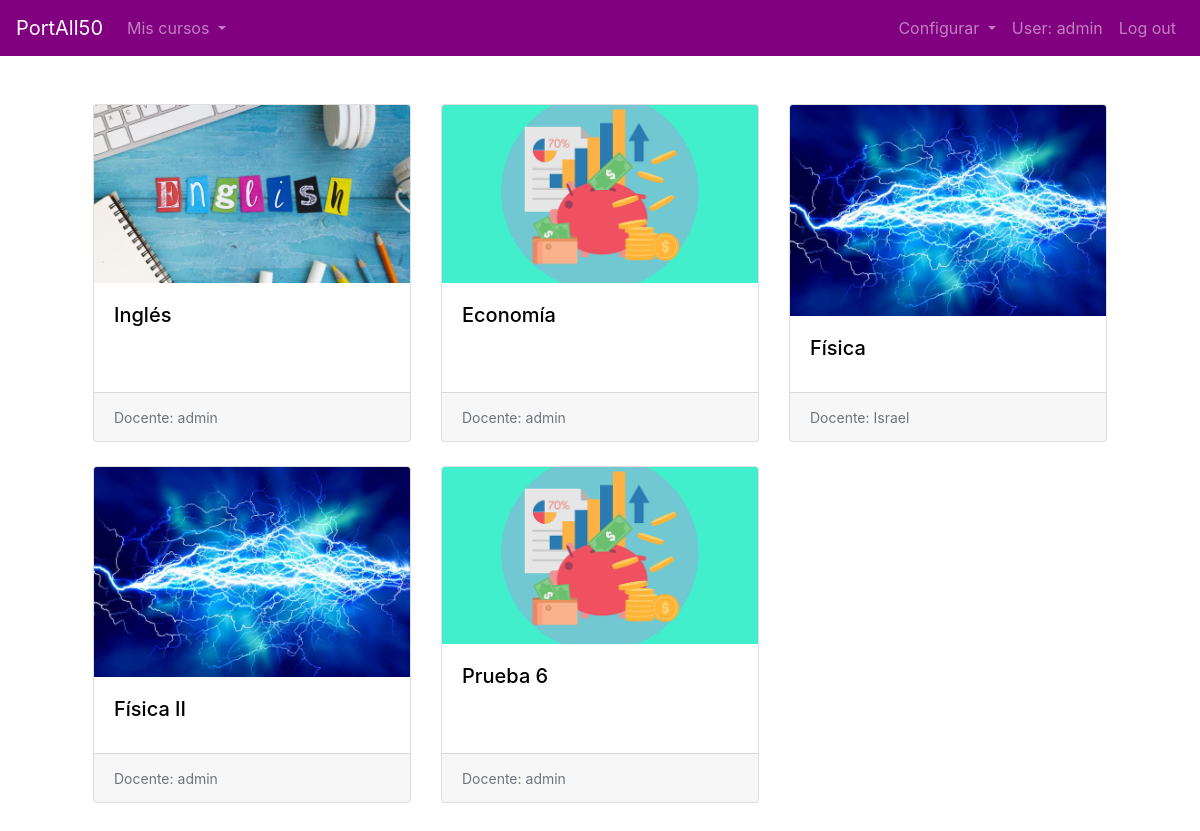
/portall (signed in), run on the app's committed database.
### PortAll50/models.py (models this page shows, shortened)
class Curso(models.Model):
    nombre_curso = models.CharField(max_length=60)
    cuentas = models.ManyToManyField(User, related_name="cursos_inscritos", null=True) #identifica participantes
    propietario = models.ForeignKey(User, on_delete=CASCADE, related_name="cursos_creados")
    imagen = models.ImageField(upload_to='cursos/', null = True) #investigar upload_to
    class Meta:
        verbose_name_plural = "Curso"

### PortAll50/views.py (the view)
# urls.py: path("portall", views.portall, name="portall"),
def portall(request):
    usuario = request.user
    context = {
        "cursos": Curso.objects.all(),
        "usuario": Cuenta.objects.get(username=usuario)
    }
    return render(request, "portall50/portall.html", context)

### PortAll50/templates/portall50/portall.html (shortened to what this page needs)
{% extends 'base.html' %}
{% load bootstrap4 %}
{% load static %}
{% block main %}
    <div class="container">
        <div class="row row-cols-1 row-cols-md-3">
            {% for curso in cursos %}
                <div class="col mb-4">
                    <div class="card h-100">
                    <img src="{{curso.imagen.url}}" class="card-img-top" alt="...">
                    <div class="card-body">
                        <a style="color: black;" href="{% url 'curso' curso.id %}"><h5 class="card-title" style="color: black;">{{curso.nombre_curso}}</5></a>
                    </div>
                    <div class="card-footer">
                        <small class="text-muted">Docente: {{curso.propietario}}</small>
                        </div>
                    </div>
                </div>
            {% endfor %}
        </div>
    </div>
{% endblock %}

### templates/base.html (shortened to what this page needs)
{% load bootstrap4 %}
{% load static %}
<!DOCTYPE html>
<html lang="sp">
<head>
    {% bootstrap_css %}
    <link href='https://unpkg.com/boxicons@2.0.9/css/boxicons.min.css' rel='stylesheet'>
    <link rel="stylesheet" href="{% static 'css/base.css' %}">
</head>
<body>
    {% if user.is_authenticated %}
    <nav class="navbar navbar-expand-lg navbar-dark bg-dark">
        <a class="navbar-brand" href="/portall">PortAll50</a>
        <div class="collapse navbar-collapse" id="navbarSupportedContent">
            <ul class="navbar-nav">
                <li class="nav-item dropdown">
                    <a class="nav-link dropdown-toggle" href="#" id="navbarDropdown" role="button" data-toggle="dropdown" aria-expanded="false">
                      Mis cursos
                    </a>
                  </li>
            </ul>
            <ul class="navbar-nav ml-auto">
                <li class="nav-item dropdown">
                    <a class="nav-link dropdown-toggle" href="#" id="navbarDropdown" role="button" data-toggle="dropdown" aria-expanded="false">
                      Configurar
                    </a>
                  </li>
                <li class="nav-item"><a class="nav-link" href="" data-toggle="modal" data-target="#exampleModal"> User: {{ user.username }} </a></li>
                <li class="nav-item"><a class="nav-link" href="{% url 'logout' %}">Log out</a></li>
            </ul>
        </div>
    </nav>
    {% endif %}
    <main class="container p-5">
        {% block main %}{% endblock %}
    </main>
</body>
</html>

### PortAll50/static/css/base.css (style rules this page uses)
.navbar { background-color: purple !important; }

### data on the page
Curso: imagen (picture), nombre_curso "Inglés", propietario "admin"
Curso: imagen (picture), nombre_curso "Economía", propietario "admin"
Curso: imagen (picture), nombre_curso "Física", propietario "Israel"
Curso: imagen (picture), nombre_curso "Física II", propietario "admin"
Curso: imagen (picture), nombre_curso "Prueba 6", propietario "admin"

### other printed values
{{ user.username }} "admin"
